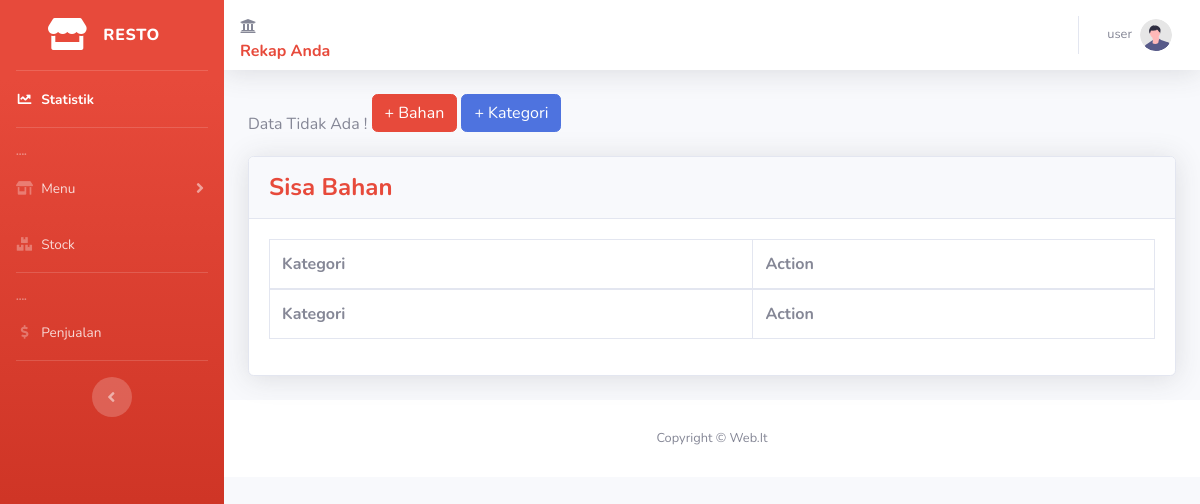
The app's page /kategori.php (signed in), older data.
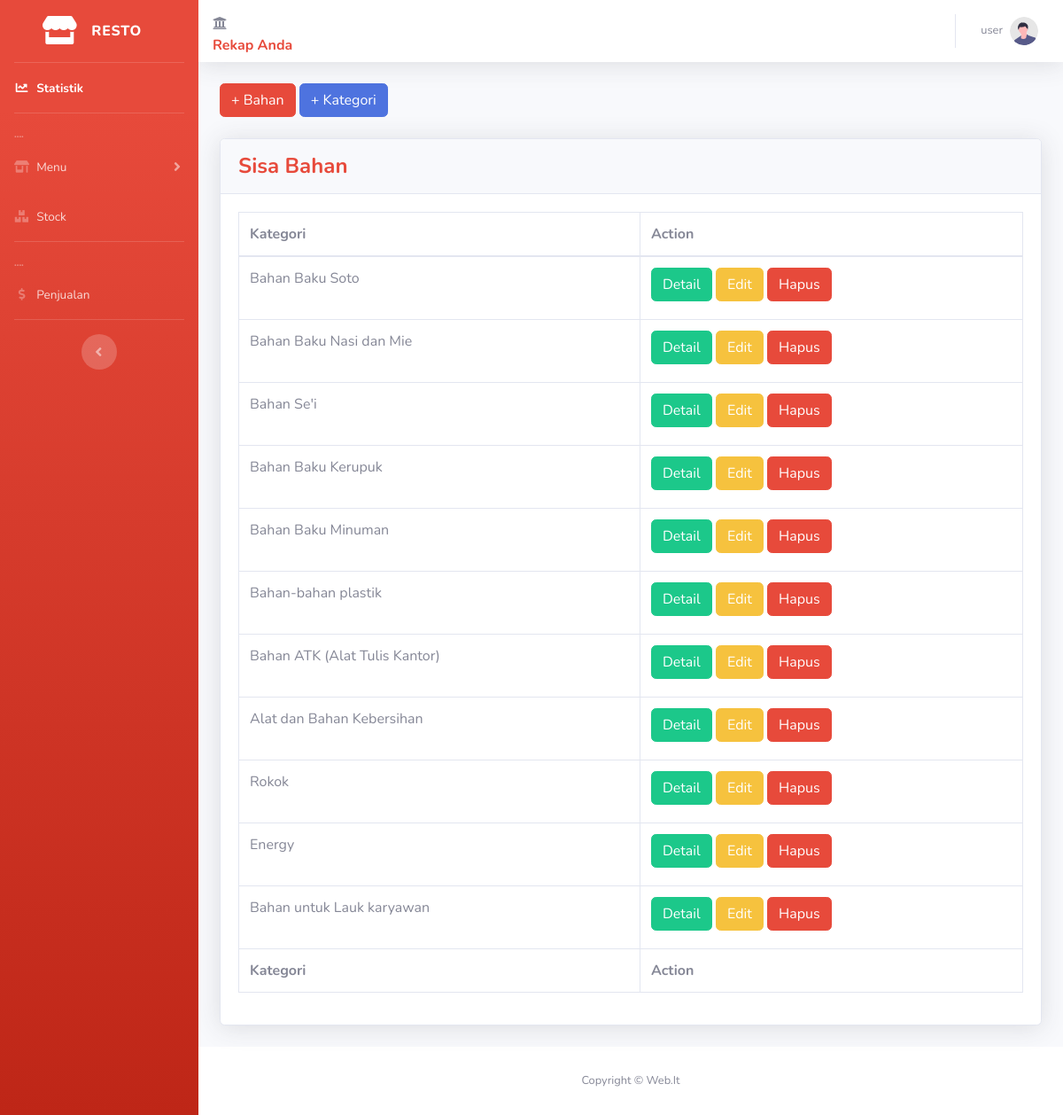
The same page, newer data.
### tables this page shows
CREATE TABLE `kategori_bahan` (
  `id` int(10) NOT NULL,
  `kategori` varchar(50) NOT NULL
);

### kategori.php (the view, shortened to what this page needs)
<?php
require './partials/header.php';
$sql = "SELECT * FROM kategori_bahan";
$result = $conn->query($sql);
$data = array();
while ($row = $result->fetch_assoc()) {
    $data[] = $row;
}
if ($result->num_rows > 0) {
} else {
    echo "Data Tidak Ada !";
}
?>
<button type="button" class="btn btn-danger mb-4" data-toggle="modal" data-target="#modalBahan">
  + Bahan
</button>
<button type="button" class="btn btn-primary mb-4" data-toggle="modal" data-target="#modalKategori">
  + Kategori
</button>
            <div class="card shadow mb-4">
              <div class="card-header py-3">
                <h4 class="m-0 font-weight-bold text-danger">Sisa Bahan</h4>
              </div>
              <div class="card-body">
                <div class="table-responsive">
                  <table class="table table-bordered" id="dataTable" width="100%" cellspacing="0">
                    <thead>
                      <tr>
                        <th>Kategori</th>
                        <th>Action</th>
                      </tr>
                    </thead>
                    <tfoot>
                      <tr>
                        <th>Kategori</th>
                        <th>Action</th>
                      </tr>
                    </tfoot>
                    <tbody>
                        <?php foreach($data as $key => $row): ?>
                      <tr>
                        <td><?= $row['kategori'] ?></td>
                        <td><a href="stock.php?id_kategori=<?= $row['id']; ?>" class="btn btn-success mb-2 ">Detail</a>
                        <button type="button" class="btn btn-warning mb-2" data-toggle="modal" data-target="#modalEdit<?= $key; ?>">Edit</button>
                        <button type="button" class="btn btn-danger mb-2" data-toggle="modal" data-target="#modalHapus<?= $key; ?>">Hapus</button></td>
                    </tr>
                    <?php endforeach; ?>
                  </tbody>
                </table>
                </div>
              </div>
            </div>
<?php require 'partials/footer.php'; ?>

Row changes from the older to the newer data that the page shows:
added kategori_bahan: kategori "Bahan Baku Soto"
added kategori_bahan: kategori "Bahan Baku Nasi dan Mie"
added kategori_bahan: kategori "Bahan Se'i"
added kategori_bahan: kategori "Bahan Baku Kerupuk"
added kategori_bahan: kategori "Bahan Baku Minuman"
added kategori_bahan: kategori "Bahan-bahan plastik"
added kategori_bahan: kategori "Bahan ATK (Alat Tulis Kantor)"
added kategori_bahan: kategori "Alat dan Bahan Kebersihan"
added kategori_bahan: kategori "Rokok"
added kategori_bahan: kategori "Energy"
added kategori_bahan: kategori "Bahan untuk Lauk karyawan"
Text that changed along with them:
text no longer shown: "Data Tidak Ada !"
